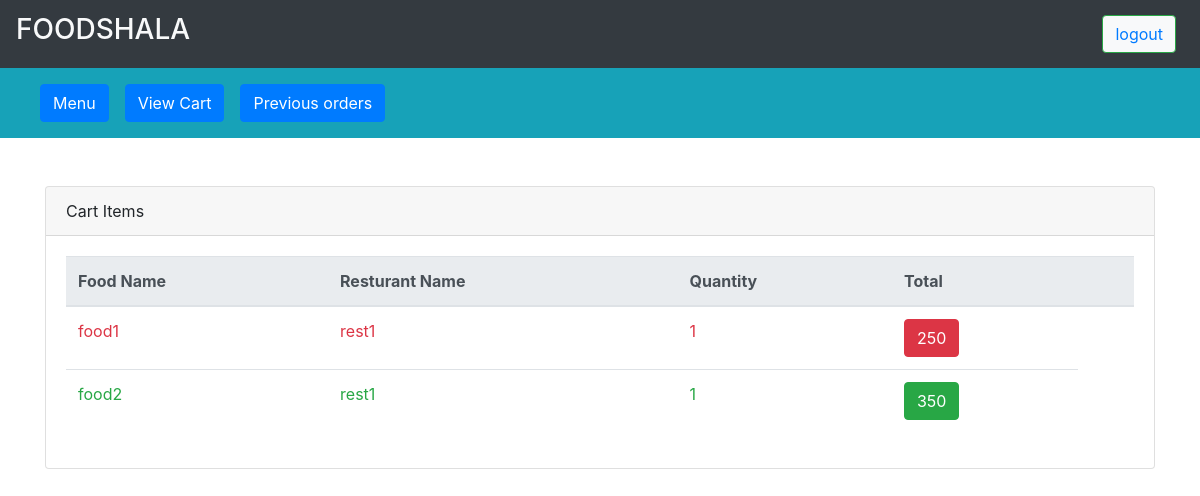
The page /viewcustomer_history.php (signed in) on the database its author committed.
### tables this page shows
CREATE TABLE `orders` (
  `id` int(11) NOT NULL,
  `foodid` int(11) NOT NULL,
  `foodname` varchar(100) NOT NULL,
  `foodtype` varchar(100) NOT NULL,
  `custname` varchar(100) NOT NULL,
  `restname` varchar(100) NOT NULL,
  `price` int(11) NOT NULL,
  `quantity` int(11) NOT NULL,
  `status` varchar(100) NOT NULL DEFAULT 'unpaid',
  `datetime` varchar(100) DEFAULT NULL
);

### viewcustomer_history.php (the view, shortened to what this page needs)
<?php
include("header.php");
?>
<nav class="navbar navbar-expand-lg navbar-light bg-info">
    <div class="collapse navbar-collapse" id="navbarSupportedContent">
        <ul class="navbar-nav mr-auto">
            <li class="nav-item">
                <a class="nav-link" href="viewcustomer.php"><button class="btn btn-primary">Menu</button></a>
            </li>
            <li class="nav-item">
                <a class="nav-link" href="viewcustomer_cart.php"> <button class="btn btn-primary">View Cart</button></a>
            </li>
            <li class="nav-item">
                <a class="nav-link" href="viewcustomer_history.php"> <button class="btn btn-primary">Previous orders</button></a>
            </li>
        </ul>
    </div>
</nav>
<div class="container mt-5">
    <div class="card">
        <div class="card-header">
            Cart Items
        </div>
        <div class="card-body">
            <table class="table table-hover">
                <thead class="thead-light">
                    <tr>
                        <th scope="col">Food Name</th>
                        <th scope="col">Resturant Name</th>
                        <th scope="col">Quantity</th>
                        <th scope="col">Total</th>
                        <th></th>
                    </tr>
                </thead>
                <tbody>
                    <?php
                    $ordersql = mysqli_query($con, "Select * from orders where custname='$usr' and status='done' ");
                    if (mysqli_num_rows($ordersql)) {
                        while ($orders = mysqli_fetch_assoc($ordersql)) {
                    ?>
                            <?php
                            if ($orders['foodtype'] == 'non') {
                            ?>
                                <tr class="text-danger">
                                <?php
                            } else {
                                ?>
                                <tr class="text-success">
                                <?php
                            }
                                ?>
                                <td><?php echo $orders['foodname']; ?></td>
                                <td><?php echo $orders['restname']; ?></td>
                                <td><?php echo $orders['quantity']; ?></td>
                                <?php
                                if ($orders['foodtype'] == 'non') {
                                ?>
                                    <td><button class="btn btn-danger"><?php echo $orders['price'] * $orders['quantity']; ?></button></td>
                                <?php
                                } else {
                                ?>
                                    <td><button class="btn btn-success"><?php echo $orders['price'] * $orders['quantity']; ?></button></td>
                                <?php
                                }
                                ?>
                                </tr>
                        <?php
                        }
                    }
                        ?>
                </tbody>
            </table>
        </div>
    </div>
</div>

### rows shown on the page
orders: foodname "food1", restname "rest1", quantity "1", $orders['price']*$orders['quantity'] "250"
orders: foodname "food2", restname "rest1", quantity "1", $orders['price']*$orders['quantity'] "350"
